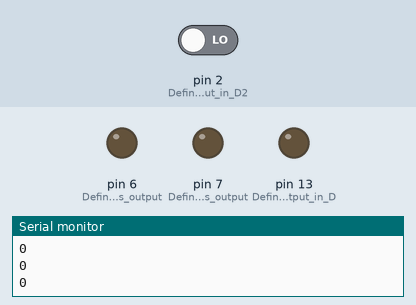
The sketch below on a simulated Arduino Uno, built with avr-gcc and run on an emulated ATmega328P. On the bench: output pins drawn as LEDs (lit = HIGH), the last lines printed to the serial monitor. Inputs (shaded band) come from the test bench; at power-on: pin 2 (Define_PIR_as_input_in_D2) LOW.

Above: at 1.3 s.
1.4 s: pin 2 (Define_PIR_as_input_in_D2) driven HIGH
At 2.5 s:
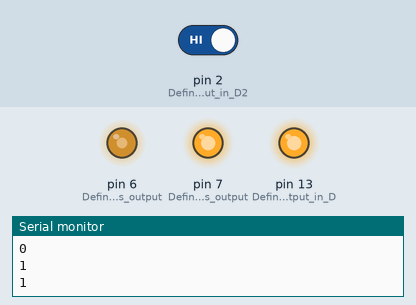
Timing chart, 0 to 4.4 s (numbered marks = the images above; inputs shaded):
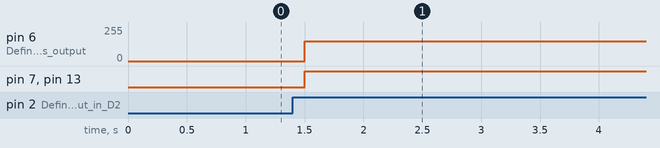

Measured:
- after the input at 1.4 s, pin 6 (Define_D6_as_output): 0/255 → 150/255 after 0.10 s; pin 7 (Define_D7_as_output), pin 13 (Define_LED_as_output_in_D): LOW → HIGH after 0.10 s

The sketch:

PIR_motion_sensor_fan.ino
```cpp
void setup () {
   Serial.begin (9600); // open serial port, and set baud rate at 9600bps
   pinMode (2, INPUT); // Define PIR as input in D2
   Serial.begin (9600);
   pinMode (13, OUTPUT); // Define LED as output in D13
   pinMode (7, OUTPUT); // Define D7 as output
   pinMode (6, OUTPUT); // Define D6 as output
}

void loop () {
   Serial.println (digitalRead (2));
   delay (500); // Delay 500ms
   if (digitalRead (2) == 1) // If someone is detected walking
  {
     digitalWrite (13, HIGH); // LED light is on
     digitalWrite (7, HIGH);
     analogWrite (6,150); // Fan rotates

   } else // If no person is detected walking
{
     digitalWrite (13, LOW); // LED light is not on
     digitalWrite (7, LOW);
     analogWrite (6,0); // The fan does not rotate
   }}
```
